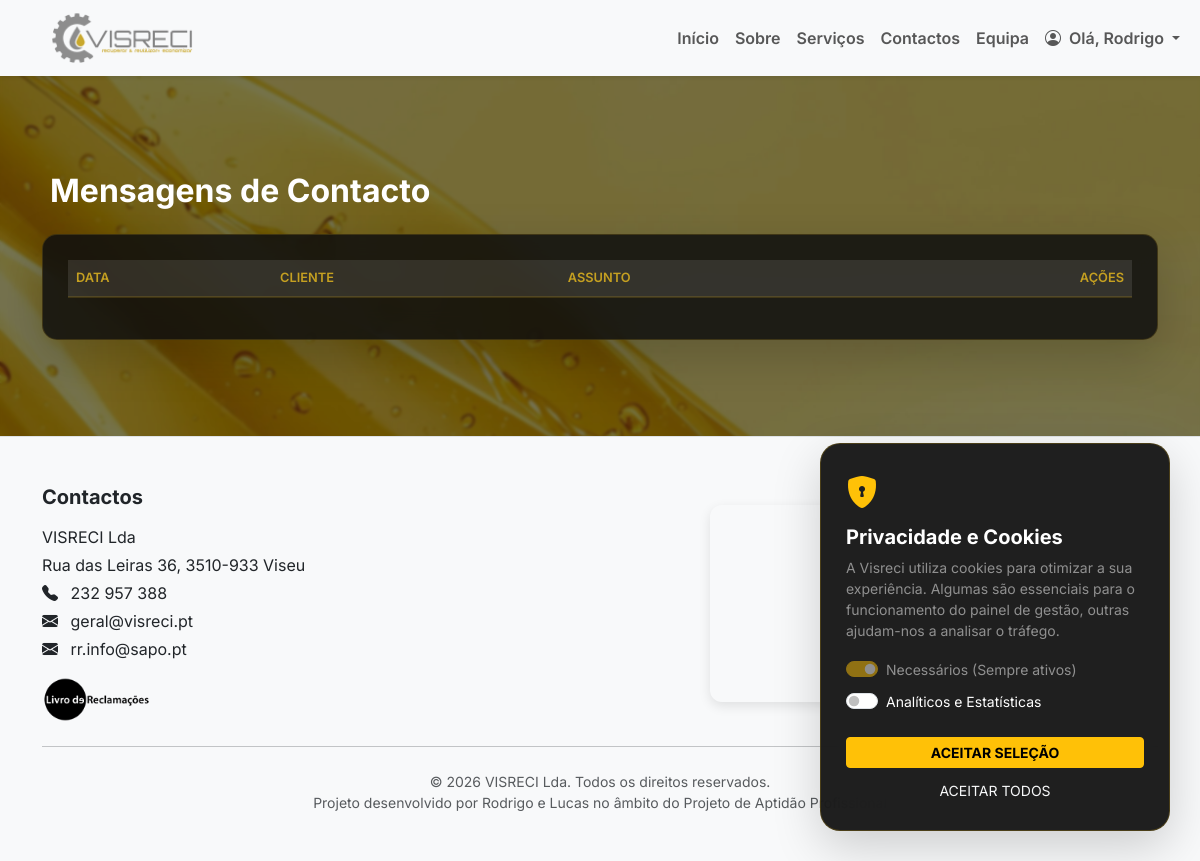
The app's page /admin/contactos (signed in), older data.
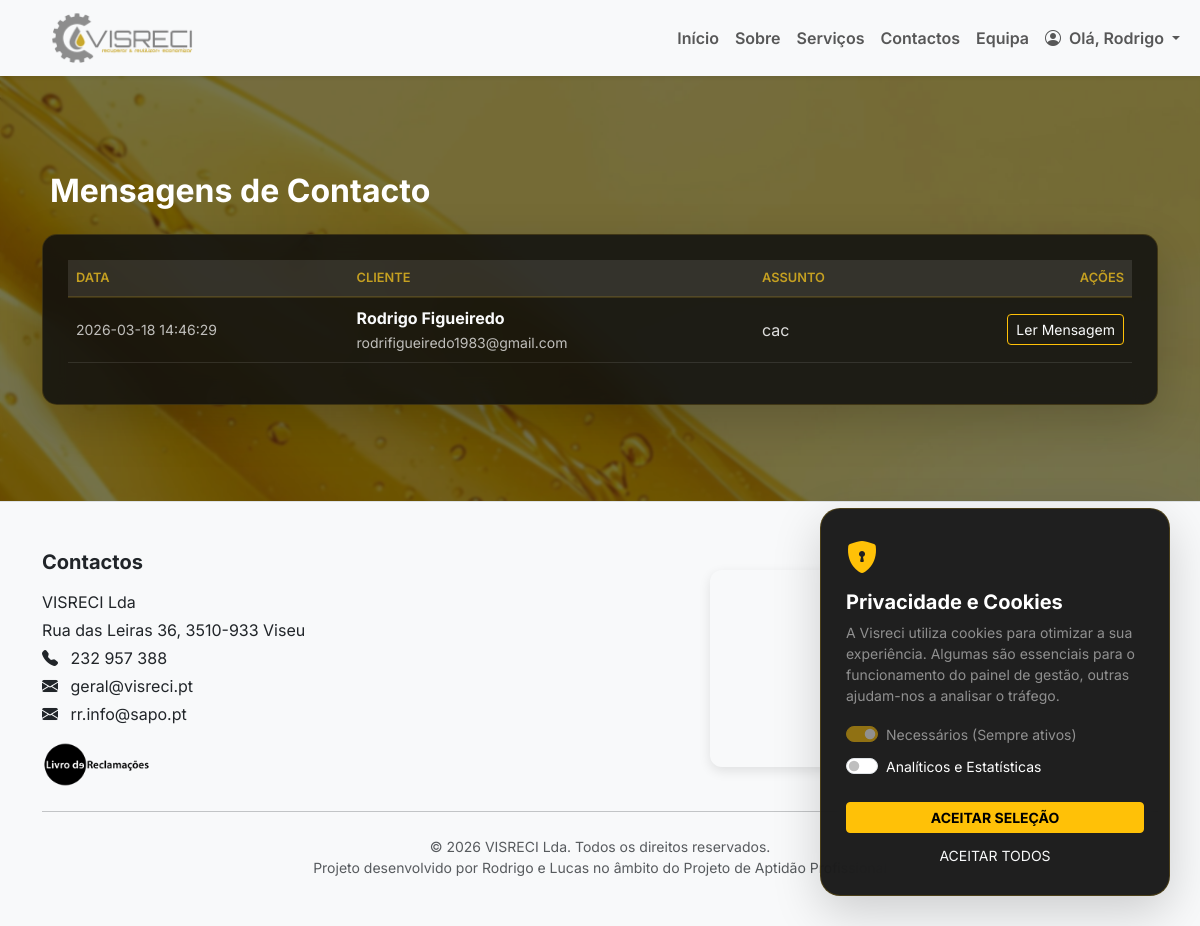
The same page, newer data.
### tables this page shows
CREATE TABLE contactos (
    id INTEGER PRIMARY KEY AUTOINCREMENT,
    nome TEXT NOT NULL,
    email TEXT NOT NULL,
    assunto TEXT,
    mensagem TEXT NOT NULL,
    lido INTEGER DEFAULT 0,
    created_at TIMESTAMP DEFAULT CURRENT_TIMESTAMP
);

### app.py (the view)
@app.route("/admin/contactos")
@login_required
def admin_contactos():
    conn = get_connection()
    mensagens = conn.execute("SELECT * FROM contactos ORDER BY created_at DESC").fetchall()
    conn.close()
    return render_template("admin_contactos.html", mensagens=mensagens)

### app.py (called while the page is built)
def get_connection():
    conn = sqlite3.connect("app.db", timeout=30)
    conn.row_factory = sqlite3.Row
    return conn

def login_required(view_func):
    @wraps(view_func)
    def wrapper(*args, **kwargs):
        if "user_id" not in session:
            return redirect(url_for("login"))
        return view_func(*args, **kwargs)
    return wrapper

@app.context_processor
def inject_translations():
    lang = session.get('lang', 'pt')
    return {
        'lang': lang,
        't': TRANSLATIONS.get(lang, TRANSLATIONS['pt'])
    }

### templates/admin_contactos.html (shortened to what this page needs)
{% extends "menu.html" %}
{% block content %}
<section class="py-5 mt-5">
    <div class="container">
        <h2 class="text-white fw-bold mb-4">Mensagens de Contacto</h2>
        <div class="table-glass on-dark p-4 shadow-lg">
            <div class="table-responsive">
                <table class="table align-middle text-white">
                    <thead class="text-warning text-uppercase small">
                        <tr>
                            <th>Data</th>
                            <th>Cliente</th>
                            <th>Assunto</th>
                            <th class="text-end">Ações</th>
                        </tr>
                    </thead>
                    <tbody>
                        {% for m in mensagens %}
                        <tr class="border-bottom border-secondary border-opacity-25">
                            <td class="small">{{ m.created_at }}</td>
                            <td>
                                <b>{{ m.nome }}</b><br>
                                <small class="text-white-50">{{ m.email }}</small>
                            </td>
                            <td>{{ m.assunto }}</td>
                            <td class="text-end">
                                <button class="btn btn-sm btn-outline-warning" data-bs-toggle="modal"
                                    data-bs-target="#msg{{ m.id }}">
                                     Ler Mensagem
                                </button>
                            </td>
                        </tr>
                        {% endfor %}
                    </tbody>
                </table>
            </div>
        </div>
    </div>
</section>
{% endblock %}

Row changes from the older to the newer data that the page shows:
added contactos: created_at "2026-03-18 14:46:29", nome "Rodrigo Figueiredo", email "rodrifigueiredo1983@gmail.com", assunto "cac"
